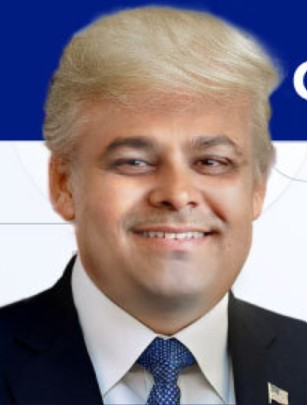
#> input picture backend_clean/test_fake.jpg, 307 x 405 px
$ python -i spatial_cnn_expert.py   (imports and definitions only)   (older library calls are emulated)
#> lines starting #> are read from the running program, lines starting #| are printed output that depends on the picture
import cv2
import numpy as np

def extract_boundary_seams(img_rgb: np.ndarray) -> dict:
    if img_rgb is None or img_rgb.size == 0:
        return {"boundary_score": 0.0, "edge_density": 0.0}

    img_u8 = np.clip(img_rgb, 0, 255).astype(np.uint8)
    h, w, _ = img_u8.shape
    if h < 20 or w < 20:
        return {"boundary_score": 0.0, "edge_density": 0.0}

    mask = np.zeros((h, w), dtype=np.float32)
    by = int(h * 0.15)
    bx = int(w * 0.15)
    mask[:by, :] = 1.0
    mask[-by:, :] = 1.0
    mask[:, :bx] = 1.0
    mask[:, -bx:] = 1.0

    gray = cv2.cvtColor(img_u8, cv2.COLOR_RGB2GRAY)
    edges = cv2.Canny(gray, 50, 150)
    boundary_edges = edges * mask
    edge_density = float(boundary_edges.mean() / 255.0)
    # NOTE: normal photos/video frames commonly have border edge_density in the
    # 0.10-0.25 range just from natural texture/background — dividing by 0.01
    # saturated this score to 1.0 for almost everything, real or fake.
    # 0.30 keeps the signal meaningful (only unusually dense, seam-like edge
    # concentrations near the border approach 1.0) while still catching strong
    # geometric splice artifacts.
    boundary_fake_prob = float(min(edge_density / 0.30, 1.0))

    return {
        "boundary_score": round(boundary_fake_prob, 4),
        "edge_density": round(edge_density, 4)
    }

def extract_texture_smoothness(img_rgb: np.ndarray) -> dict:
    if img_rgb is None or img_rgb.size == 0:
        return {"texture_score": 0.5, "laplacian_var": 0.0}

    img_u8 = np.clip(img_rgb, 0, 255).astype(np.uint8)
    gray = cv2.cvtColor(img_u8, cv2.COLOR_RGB2GRAY)
    clahe = cv2.createCLAHE(clipLimit=2.0, tileGridSize=(8, 8))
    norm_gray = clahe.apply(gray)
    var = float(cv2.Laplacian(norm_gray, cv2.CV_32F).var())

    natural_texture = float(min(var / 100.0, 1.0))
    texture_fake_prob = float(1.0 - natural_texture)

    return {
        "texture_score": round(texture_fake_prob, 4),
        "laplacian_var": round(var, 2)
    }

def extract_lighting_consistency(img_rgb: np.ndarray) -> dict:
    if img_rgb is None or img_rgb.size == 0:
        return {"lighting_mismatch": 0.0}

    img_u8 = np.clip(img_rgb, 0, 255).astype(np.uint8)
    gray = cv2.cvtColor(img_u8, cv2.COLOR_RGB2GRAY).astype(np.float32)
    h, w = gray.shape
    mid = w // 2
    left_half = gray[:, :mid]
    right_half = cv2.flip(gray[:, mid:], 1)

    min_w = min(left_half.shape[1], right_half.shape[1])
    l_m = np.mean(left_half[:, :min_w])
    r_m = np.mean(right_half[:, :min_w])

    diff_ratio = abs(l_m - r_m) / (max(l_m, r_m) + 1e-5)
    lighting_anomaly = float(np.clip(diff_ratio / 0.40, 0.0, 1.0))

    return {
        "lighting_mismatch": round(lighting_anomaly, 4)
    }

def full_spatial_analysis(img_rgb: np.ndarray) -> dict:
    bound_res = extract_boundary_seams(img_rgb)
    text_res = extract_texture_smoothness(img_rgb)
    light_res = extract_lighting_consistency(img_rgb)

    spatial_fake_score = (0.50 * bound_res["boundary_score"]) + (0.35 * text_res["texture_score"]) + (0.15 * light_res["lighting_mismatch"])

    return {
        "spatial_fake_score": round(float(np.clip(spatial_fake_score, 0.0, 1.0)), 4),
        "boundary_score": bound_res["boundary_score"],
        "texture_score": text_res["texture_score"],
        "lighting_mismatch": light_res["lighting_mismatch"],
        "laplacian_var": text_res["laplacian_var"]
    }

>>> import cv2
>>> picture = cv2.cvtColor(cv2.imread('../test_fake.jpg'), cv2.COLOR_BGR2RGB)
>>> result = full_spatial_analysis(picture)
#> in extract_boundary_seams, `gray = cv2.cvtColor(img_u8, cv2.COLOR_RGB2GRAY)`:
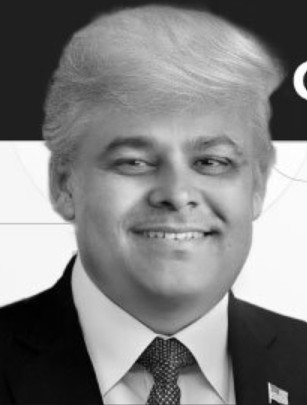
#> gray: shape (405, 307); min 0, max 255, mean 129.4
#> in extract_boundary_seams, `edges = cv2.Canny(gray, 50, 150)`:
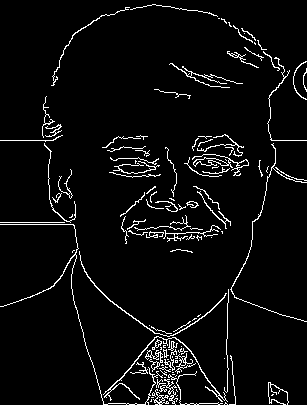
#> edges: shape (405, 307); 4.8% white in thin lines or dots
#> in extract_boundary_seams, `boundary_edges = edges * mask`:
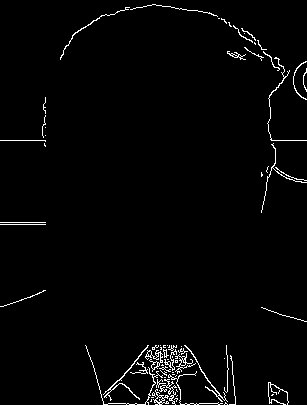
#> boundary_edges: shape (405, 307) float32; 2.2% white in thin lines or dots
#> in extract_boundary_seams, `edge_density = float(boundary_edges.mean() / 255.0)`: edge_density = 0.0216
#> in extract_boundary_seams, `boundary_fake_prob = float(min(edge_density / 0.30, 1.0))`: boundary_fake_prob = 0.0719
#> in full_spatial_analysis, `bound_res = extract_boundary_seams(img_rgb)`: bound_res = {'boundary_score': 0.0719, 'edge_density': 0.0216}
#> in extract_texture_smoothness, `norm_gray = clahe.apply(gray)`:
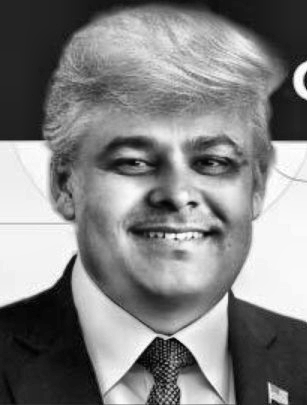
#> norm_gray: shape (405, 307); min 1, max 255, mean 129.9
#> in extract_texture_smoothness, `var = float(cv2.Laplacian(norm_gray, cv2.CV_32F).var())`: var = 297.7
#> in extract_texture_smoothness, `natural_texture = float(min(var / 100.0, 1.0))`: natural_texture = 1
#> in extract_texture_smoothness, `texture_fake_prob = float(1.0 - natural_texture)`: texture_fake_prob = 0
#> in full_spatial_analysis, `text_res = extract_texture_smoothness(img_rgb)`: text_res = {'texture_score': 0, 'laplacian_var': 297.7}
#> in extract_lighting_consistency, `left_half = gray[:, :mid]`:
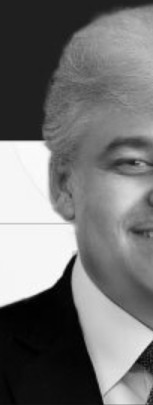
#> left_half: shape (405, 153) float32; min 0, max 254, mean 115.8
#> in extract_lighting_consistency, `right_half = cv2.flip(gray[:, mid:], 1)`:
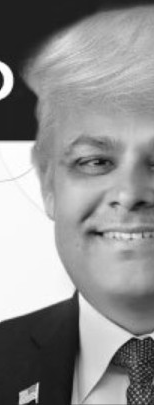
#> right_half: shape (405, 154) float32; min 11, max 255, mean 142.9
#> in extract_lighting_consistency, `l_m = np.mean(left_half[:, :min_w])`: l_m = 115.8
#> in extract_lighting_consistency, `r_m = np.mean(right_half[:, :min_w])`: r_m = 143.1
#> in extract_lighting_consistency, `diff_ratio = abs(l_m - r_m) / (max(l_m, r_m) + 1e-5)`: diff_ratio = 0.191
#> in extract_lighting_consistency, `lighting_anomaly = float(np.clip(diff_ratio / 0.40, 0.0, 1.0))`: lighting_anomaly = 0.476
#> in full_spatial_analysis, `light_res = extract_lighting_consistency(img_rgb)`: light_res = {'lighting_mismatch': 0.476}
#> in full_spatial_analysis, `spatial_fake_score = (0.50 * bound_res["boundary_score"]) + (0.35 * te..`: spatial_fake_score = 0.107
#> result = {'spatial_fake_score': 0.107, 'boundary_score': 0.0719, 'texture_score': 0, 'lighting_mismatch': 0.476, 'laplacian_var': 297.7}

$ run again, on backend_clean/test_real.jpg
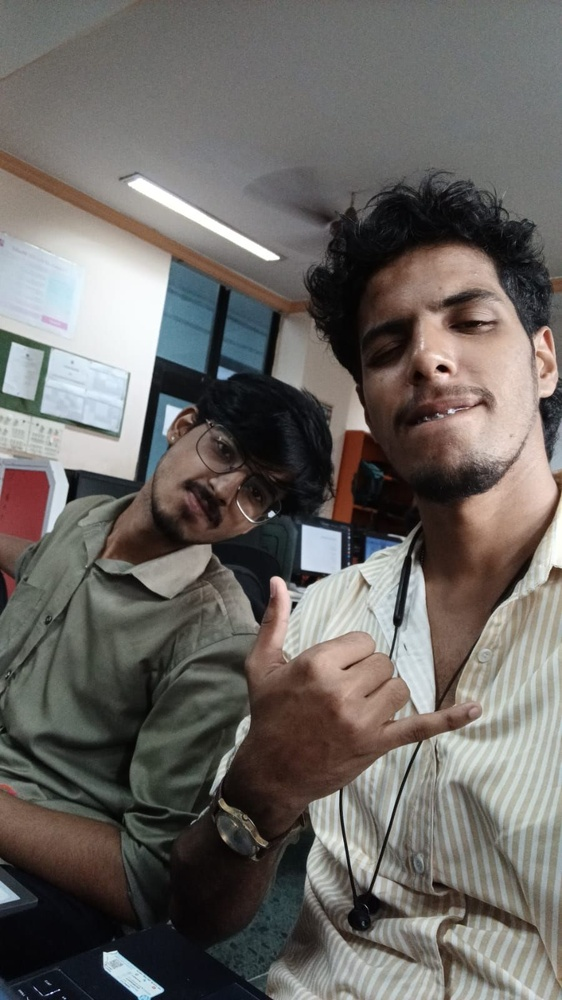
#> input picture backend_clean/test_real.jpg, 562 x 1000 px, shrunk from 900 x 1600 before the run
#> in extract_boundary_seams, `edges = cv2.Canny(gray, 50, 150)`:
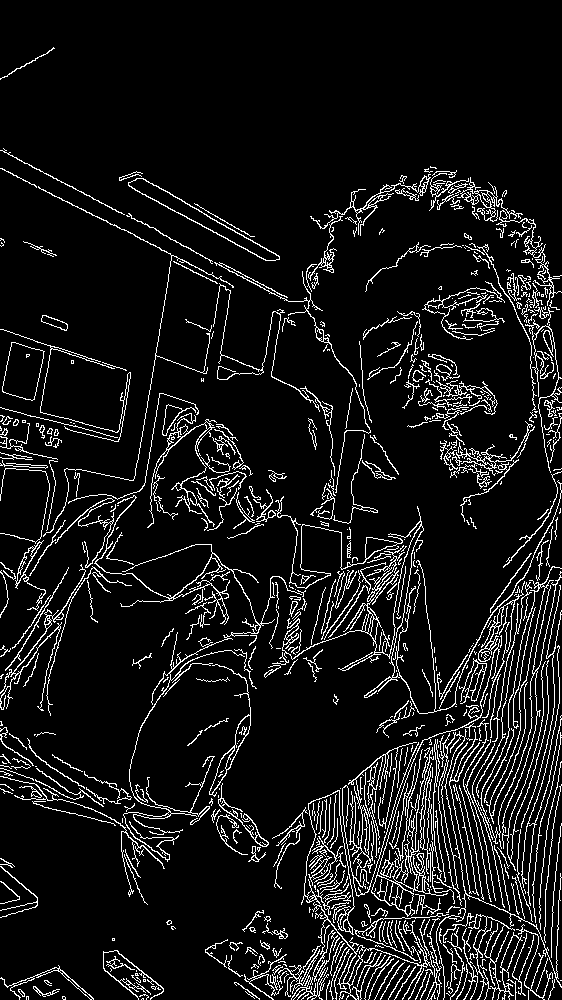
#> edges: shape (1000, 562); 8.9% white in thin lines or dots
#> boundary_edges: shape (1000, 562) float32; 4.5% white in thin lines or dots
#> edge_density = 0.0447
#> boundary_fake_prob = 0.149
#> bound_res = {'boundary_score': 0.149, 'edge_density': 0.0447}
#> var = 559.1
#> natural_texture = 1
#> texture_fake_prob = 0
#> text_res = {'texture_score': 0, 'laplacian_var': 559.1}
#> in extract_lighting_consistency, `right_half = cv2.flip(gray[:, mid:], 1)`:
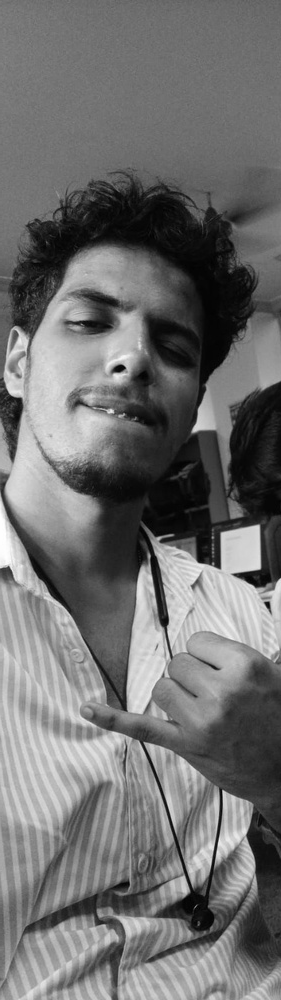
#> right_half: shape (1000, 281) float32; min 1, max 254, mean 111.6
#> l_m = 96.17
#> r_m = 111.6
#> diff_ratio = 0.138
#> lighting_anomaly = 0.345
#> light_res = {'lighting_mismatch': 0.345}
#> spatial_fake_score = 0.126
#> result = {'spatial_fake_score': 0.126, 'boundary_score': 0.149, 'texture_score': 0, 'lighting_mismatch': 0.345, 'laplacian_var': 559.1}

$ run again, on backend_clean/im1_top.png
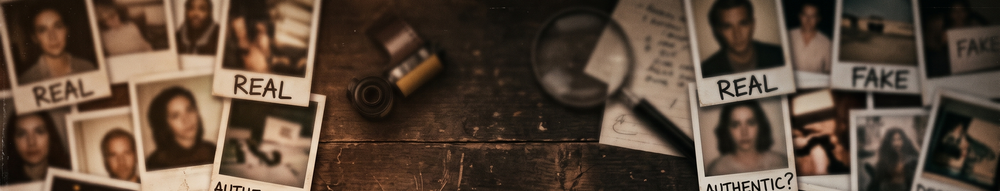
#> input picture backend_clean/im1_top.png, 1000 x 191 px, shrunk from 2816 x 537 before the run
#> in extract_boundary_seams, `edges = cv2.Canny(gray, 50, 150)`:
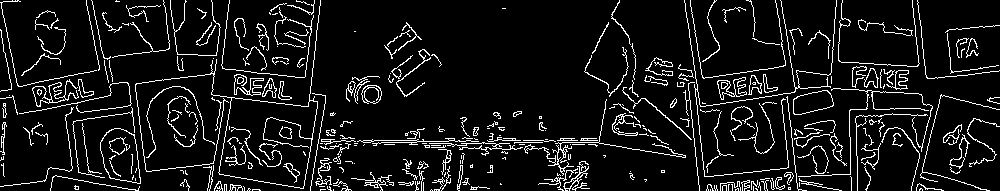
#> edges: shape (191, 1000); 8.7% white in thin lines or dots
#> boundary_edges: shape (191, 1000) float32; 4.4% white in thin lines or dots
#> edge_density = 0.0438
#> boundary_fake_prob = 0.146
#> bound_res = {'boundary_score': 0.146, 'edge_density': 0.0438}
#> var = 842.9
#> natural_texture = 1
#> texture_fake_prob = 0
#> text_res = {'texture_score': 0, 'laplacian_var': 842.9}
#> in extract_lighting_consistency, `right_half = cv2.flip(gray[:, mid:], 1)`:
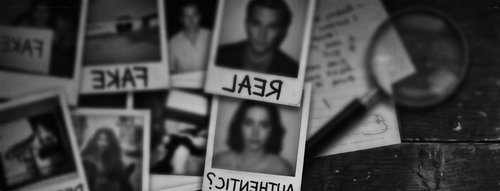
#> right_half: shape (191, 500) float32; min 0, max 226, mean 69.8
#> l_m = 80.01
#> r_m = 69.76
#> diff_ratio = 0.128
#> lighting_anomaly = 0.32
#> light_res = {'lighting_mismatch': 0.32}
#> spatial_fake_score = 0.121
#> result = {'spatial_fake_score': 0.121, 'boundary_score': 0.146, 'texture_score': 0, 'lighting_mismatch': 0.32, 'laplacian_var': 842.9}
